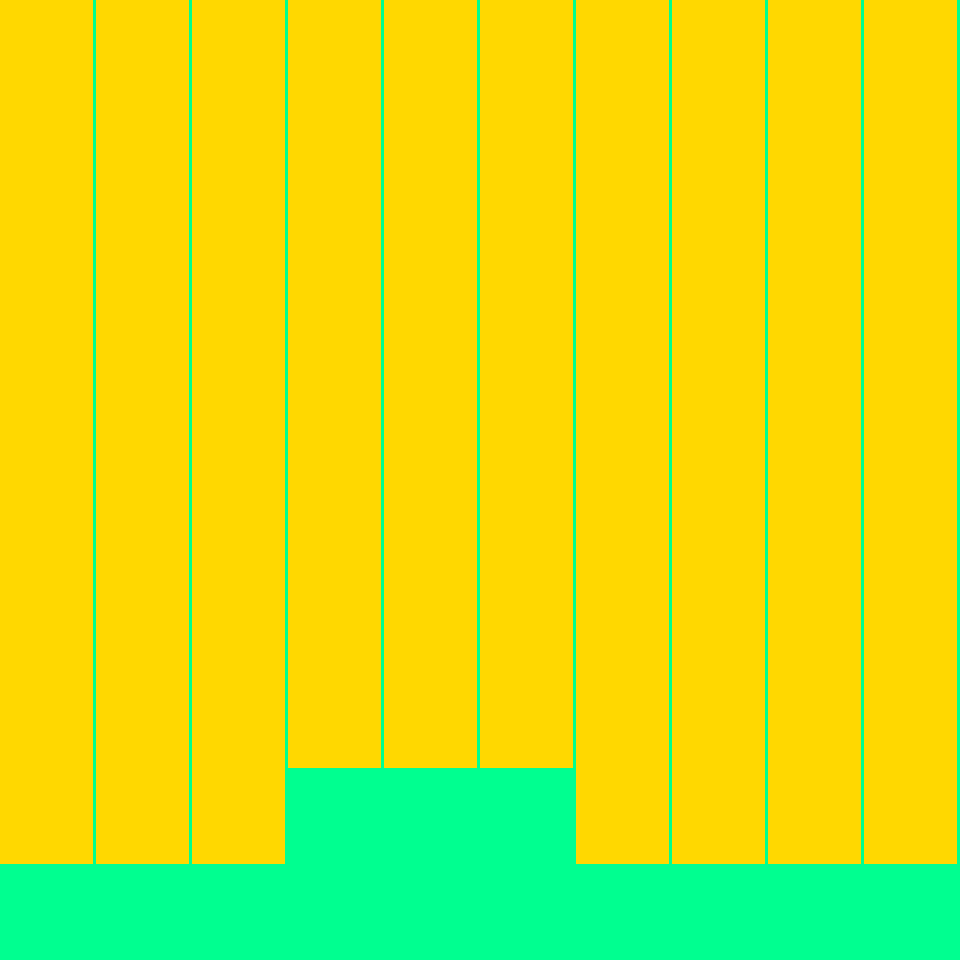

A level layout from a 2D game, rendered from its tile map. Below: a short description, then the map file with tile-grid data replaced by summaries:
An orthogonal 10x10 tile map with 96x96 px tiles, 1 tile layer (Tile Layer 1).

<map version="1.0" orientation="orthogonal" width="10" height="10" tilewidth="96" tileheight="96">
 <tileset firstgid="1" name="collisions" tilewidth="96" tileheight="96">
  <image source="collisions.png" width="192" height="96" />
  <tile id="1">
   <properties>
    <property name="blocked" value="" />
   </properties>
  </tile>
 </tileset>
 <layer name="Tile Layer 1" width="10" height="10">
  <data>[100 cells, 100 non-empty, 2 distinct tile ids]</data>
 </layer>
</map>